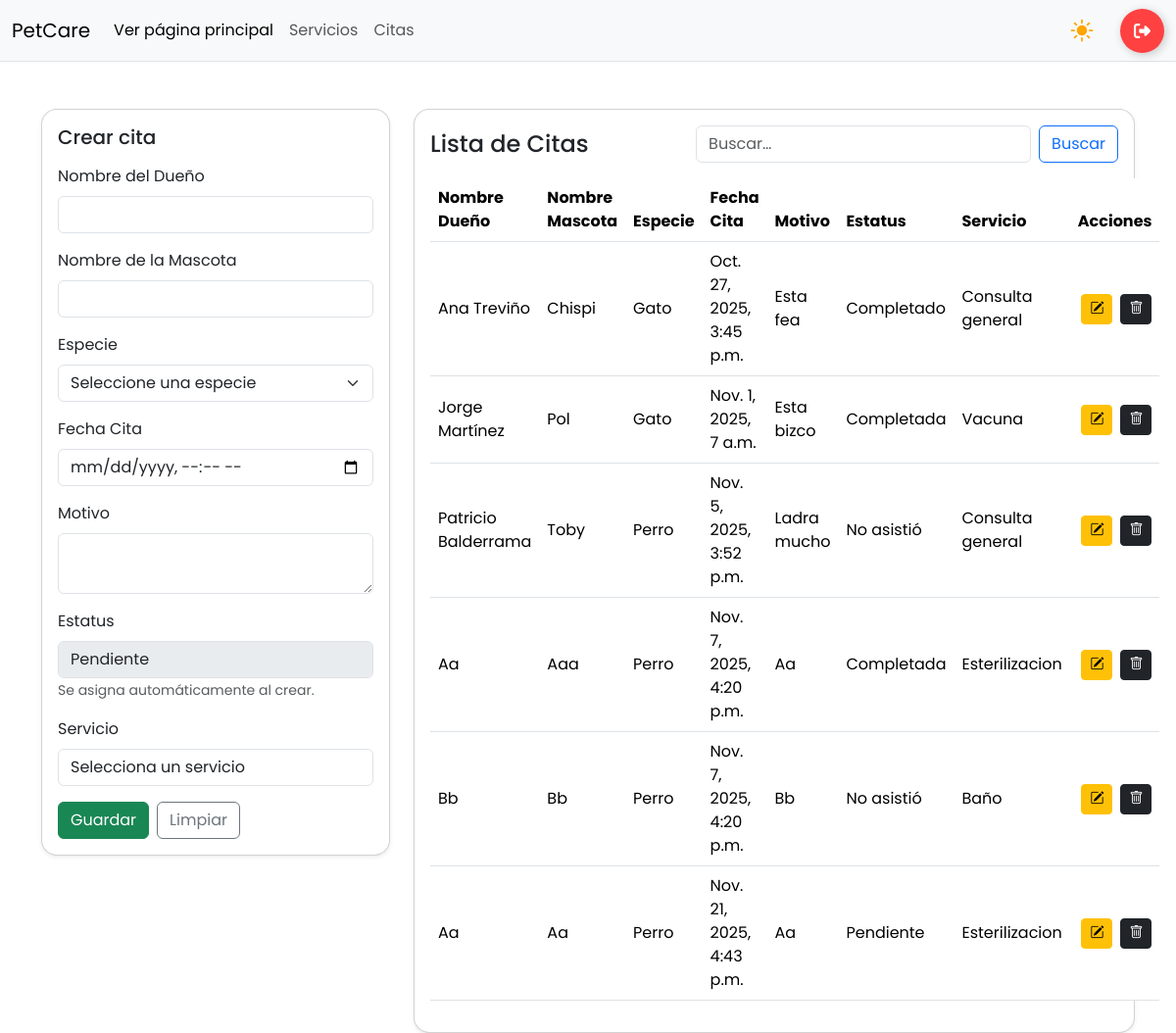
Page /citas/ (signed in) on the earlier database version.
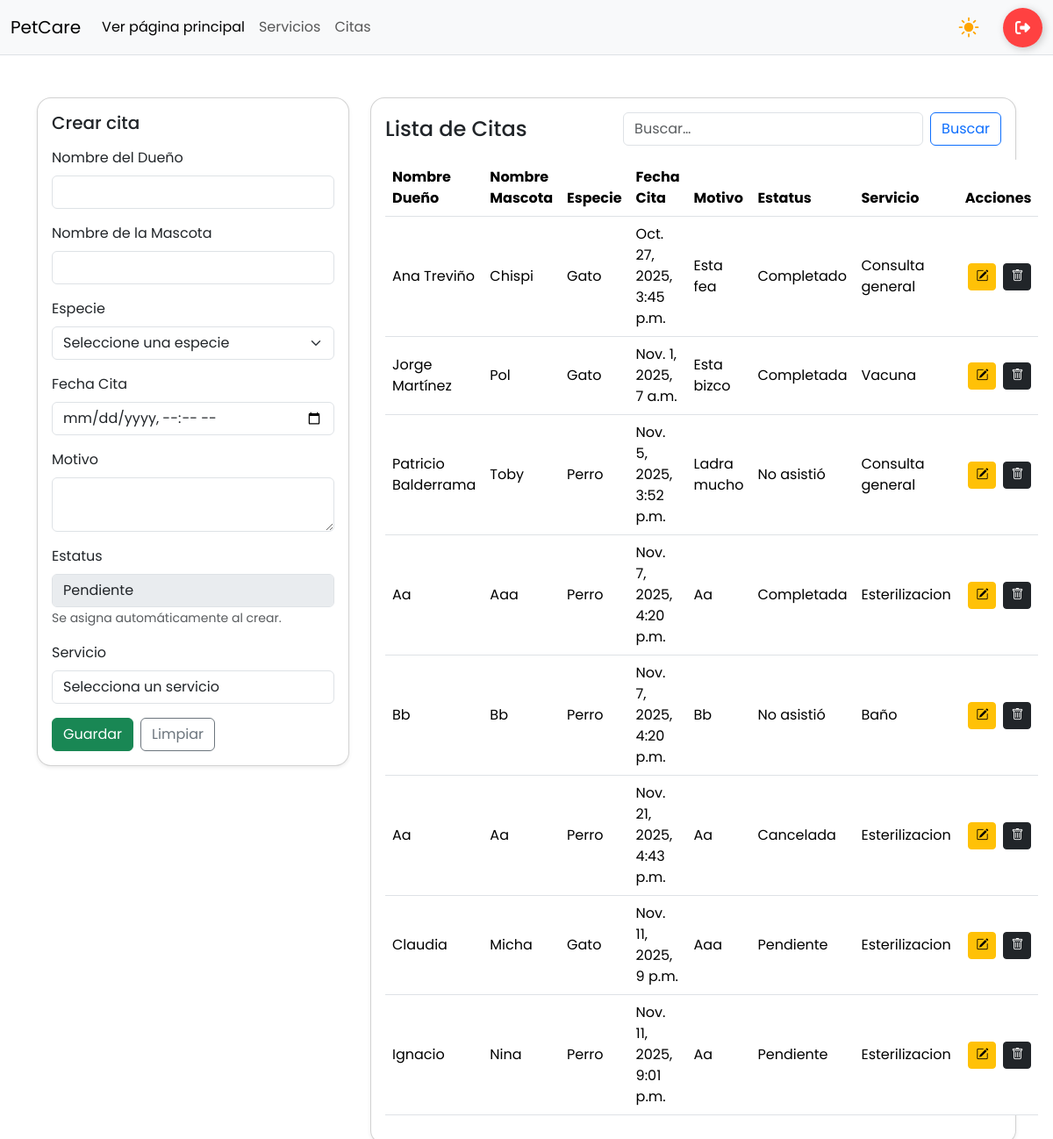
Same page on the later database version.
### app/models.py (models this page shows, shortened)
class CITA_VETERINARIA(models.Model):
    nombre_dueño = models.CharField(max_length=200)
    nombre_mascota = models.CharField(max_length=100)
    especie = models.CharField(max_length=100)
    fecha_cita = models.DateTimeField()
    motivo = models.CharField(max_length=255)
    estatus = models.CharField(max_length=50)
    servicio = models.ForeignKey(SERVICIO, on_delete= models.PROTECT, null=True)

class SERVICIO(models.Model):
    nombre = models.CharField(max_length=100)
    precio = models.DecimalField(max_digits=10, decimal_places=2)
    descripcion = models.TextField(max_length=250, null= True)
    def __str__(self):
        return self.nombre

### app/views.py (the view, shortened to what this page needs)
# urls.py: path('citas/', views.citas_panel, name='citas'),
@login_required
def citas_panel(request, id=None):
    cita = get_object_or_404(CITA_VETERINARIA, pk=id) if id else None
    servicios = SERVICIO.objects.all() # Necesario para traer los servicios al ddl
    citas = CITA_VETERINARIA.objects.all()
    ctx = {
        "citas": citas,
        "cita": cita,
        "editando": bool(cita),
        "servicios": servicios,
        "ahora_str": timezone.localtime().strftime("%Y-%m-%dT%H:%M"),
        "cita_pasada": bool(cita and timezone.localtime(cita.fecha_cita) <= timezone.localtime()),
    }
    return render(request, "citas.html", ctx)

### app/templates/citas.html (shortened to what this page needs)
{% load static %}
<!DOCTYPE html>
<html lang="es">
<head>
    {% include 'referencias.html' %}
    <link rel="stylesheet" href="{% static 'css/panel.css' %}">
</head>
<body>
    {% include 'navbar-panel.html' %}
    <main class="container mt-5">
        <div class="row g-4">
            <div class="col-12 col-lg-4">
                <div class="card shadow-sm rounded-4">
                    <div class="card-body">
                        <h5 class="card-title mb-3">
                            {% if editando %}Editar cita{% else %}Crear cita{% endif %}
                        </h5>
                        <form method="post" autocomplete="off"
                            action="{% if editando %}{% url 'citas_edit' cita.id %}{% else %}{% url 'citas' %}{% endif %}">
                            <div class="mb-3">
                                <label class="form-label">Nombre del Dueño</label>
                                <input type="text" name="nombre_dueño" class="form-control" pattern="^[A-Za-zÁÉÍÓÚáéíóúÑñ\s]+$"
                                    maxlength="200" required value="{{ cita.nombre_dueño|default_if_none:'' }}">
                            </div>
                            <div class="mb-3">
                                <label class="form-label">Nombre de la Mascota</label>
                                <input type="text" name="nombre_mascota" class="form-control" pattern="^[A-Za-zÁÉÍÓÚáéíóúÑñ\s]+$"
                                    maxlength="100" required value="{{ cita.nombre_mascota|default_if_none:'' }}">
                            </div>
                            <div class="mb-3">
                                <label class="form-label">Especie</label>
                                <select name="especie_select" id="especie_select" class="form-select" required>
                                    <option value="">Seleccione una especie</option>
                                </select>
                            </div>
                            <div class="mb-3">
                                <label class="form-label" for="id_fecha_cita">Fecha Cita</label>
                                <input type="datetime-local" name="fecha_cita" class="form-control"
                                    id="id_fecha_cita"
                                    value="{{ cita.fecha_cita|date:'Y-m-d\TH:i'|default_if_none:'' }}"
                                    {% if not editando %}min="{{ ahora_str }}"{% endif %}
                                    {% if editando and cita_pasada %}readonly{% endif %} required>
                            </div>
                            <div class="mb-3">
                                <label class="form-label">Motivo</label>
                                <textarea name="motivo" class="form-control" maxlength="255"
                                    required>{{ cita.motivo|default_if_none:'' }}</textarea>
                            </div>
                            {% if editando %}
                                <div class="mb-3">
                                <label class="form-label">Estatus</label>
                                {% if cita_pasada %}
                                    <select name="estatus" class="form-select" required>
                                        <option value="Completada" {% if cita.estatus == "Completada" %}selected{% endif %}>Completada</option>
                                        <option value="No asistió" {% if cita.estatus == "No asistió" %}selected{% endif %}>No asistió</option>
                                        <option value="Cancelada" {% if cita.estatus == "Cancelada" %}selected{% endif %}>Cancelada</option>
                                    </select>
                                    <small class="text-muted">La fecha de la cita ya pasó. Solo puedes marcar Completada, No asistió o Cancelada.</small>
                                {% else %}
                                    <select name="estatus" class="form-select" required>
                                        <option value="Pendiente" {% if cita.estatus == "Pendiente" %}selected{% endif %}>Pendiente</option>
                                        <option value="Cancelada" {% if cita.estatus == "Cancelada" %}selected{% endif %}>Cancelada</option>
                                    </select>
                                    <small class="text-muted">Antes de la fecha: solo puedes alternar entre Pendiente y Cancelada.</small>
                                {% endif %}
                                </div>
                                {% else %}
                                <div class="mb-3">
                                    <label class="form-label">Estatus</label>
                                    <input type="text" class="form-control" value="Pendiente" disabled>
                                    <small class="text-muted">Se asigna automáticamente al crear.</small>
                                </div>
                            {% endif %}
                            <div class="mb-3">
                                <label for="servicio" class="form-label">Servicio</label>
                                <select name="servicio" id="servicio" class="form-control">
                                    <option value="">Selecciona un servicio</option>
                                </select>
                            </div>
                            <div class="d-flex gap-2">
                                <button type="submit" class="btn btn-success">
                                    {% if editando %}Actualizar{% else %}Guardar{% endif %}
                                </button>
                                {% if editando %}
                                <a href="{% url 'citas' %}" class="btn btn-secondary">Cancelar</a>
                                {% else %}
                                <button type="reset" class="btn btn-outline-secondary">Limpiar</button>
                                {% endif %}
                            </div>
                        </form>
                    </div>
                </div>
            </div>
            <div class="col-12 col-lg-8">
                <div class="card shadow-sm rounded-4">
                    <div class="card-body">
                        <div class="d-flex justify-content-between align-items-center mb-3">
                            <h4 class="m-0">Lista de Citas</h4>
                            <form class="d-flex" method="get" action="{% url 'citas' %}">
                                <input class="form-control me-2" type="search" placeholder="Buscar…" name="q"
                                    value="{{ q }}">
                                <button class="btn btn-outline-primary" type="submit">Buscar</button>
                            </form>
                        </div>
                        <table class="table table-hover align-middle">
                            <thead>
                                <tr>
                                    <th>Nombre Dueño</th>
                                    <th>Nombre Mascota</th>
                                    <th>Especie</th>
                                    <th>Fecha Cita</th>
                                    <th>Motivo</th>
                                    <th>Estatus</th>
                                    <th>Servicio</th>
                                    <th class="text-end">Acciones</th>
                                </tr>
                            </thead>
                            <tbody>
                                {% for cita in citas %}
                                <tr>
                                    <td>{{ cita.nombre_dueño }}</td>
                                    <td>{{ cita.nombre_mascota }}</td>
                                    <td>{{ cita.especie }}</td>
                                    <td>{{ cita.fecha_cita }}</td>
                                    <td>{{ cita.motivo }}</td>
                                    <td>{{ cita.estatus }}</td>
                                    <td>{{ cita.servicio }}</td>
                                    <td class="text-end">
                                        <div class="d-inline-flex gap-2">
                                            <a class="btn btn-warning btn-sm" href="{% url 'citas_edit' cita.id %}">
                                                <i class="bi bi-pencil-square"></i>
                                            </a>
                                            <a class="btn btn-dark btn-sm" href="{% url 'citas_eliminar' cita.id %}"
                                                onclick="return confirm('¿Eliminar este cita?')">
                                                <i class="bi bi-trash"></i>
                                            </a>
                                        </div>
                                    </td>
                                </tr>
                                {% empty %}
                                <tr>
                                    <td colspan="8" class="text-center text-muted">Sin información disponible</td>
                                </tr>
                                {% endfor %}
                            </tbody>
                        </table>
                    </div>
                </div>
            </div>
        </div>
    </main>
    <body>
        {% include 'alertas.html' %}
    </body>
</body>
</html>

### app/templates/referencias.html (shortened to what this page needs)
{% load static %}
<!DOCTYPE html>
<html lang="en">
<head>
    <link href="https://cdn.jsdelivr.net/npm/bootstrap@5.3.8/dist/css/bootstrap.min.css" rel="stylesheet"
>
    <link rel="stylesheet" href="https://cdn.jsdelivr.net/npm/bootstrap-icons@1.11.3/font/bootstrap-icons.css">
</head>
<body>
</body>
</html>

### app/templates/navbar-panel.html (shortened to what this page needs)
{% load static %}
<!DOCTYPE html>
<html lang="en">
<head>
    <link rel="stylesheet" href="{% static 'css/panel.css' %}">
    {% include 'referencias.html' %}
</head>
<body data-bs-theme="dark">
    <nav class="navbar navbar-expand-lg bg-dark border-bottom border-body">
        <div class="container-fluid">
            <a class="navbar-brand" href="#">PetCare</a>
            <div class="collapse navbar-collapse" id="navbarNav">
                <ul class="navbar-nav">
                    <li class="nav-item">
                        <a class="nav-link active" aria-current="page" href="{% url 'index' %}">Ver página
                            principal</a>
                    </li>
                    <li class="nav-item"><a class="nav-link" href="{% url 'servicios' %}">Servicios</a></li>
                    <li class="nav-item"><a class="nav-link" href="{% url 'citas' %}">Citas</a></li>
                </ul>
                <div class="ms-auto d-flex align-items-center gap-3">
                    <label for="theme-switch" class="toggle" title="Cambiar tema">
                        <div class="icon icon--sun">
                        </div>
                    </label>
                    <form method="post" action="">
                        <button type="submit" class="btn-logout" aria-label="Cerrar sesión" title="Cerrar sesión">
                            <div class="sign">
                            </div>
                        </button>
                    </form>
                </div>
            </div>
        </div>
    </nav>
</body>
</html>

### app/templates/alertas.html (shortened to what this page needs)
<!DOCTYPE html>
<html lang="en">
<head>
</head>
<body>
    <div class="position-fixed top-0 start-50 translate-middle-x p-3" style="z-index:1080;">
    </div>
</body>
</html>

### app/static/css/panel.css (style rules this page uses)
:root { color-scheme: light dark; }
body { font-family: "Poppins", sans-serif !important; }
.btn-logout { display: flex; align-items: center; justify-content: flex-start; width: 45px; height: 45px; border: none; border-radius: 50%; cursor: pointer; position: relative; overflow: hidden; transition: 0.3s; box-shadow: 2px 2px 10px rgba(0, 0, 0, 0.2); background-color: rgb(255, 65, 65); }
.sign { width: 100%; transition: 0.3s; display: flex; align-items: center; justify-content: center; }
.sign svg { width: 17px; }
.toggle { width: 46px; height: 46px; border-radius: 50%; display: grid; place-items: center; cursor: pointer; line-height: 1; }
.icon { grid-column: 1/1; grid-row: 1/1; transition: transform 500ms; line-height: 0.1; }
.icon--sun { transform: scale(0); color: #ffa500; }
#theme-switch:checked ~ .icon--sun { transition-delay: 200ms; transform: scale(1) rotate(360deg); }

Differences in the rows shown:
changed CITA_VETERINARIA: estatus "Pendiente" → "Cancelada"
added CITA_VETERINARIA: nombre_dueño "Claudia", nombre_mascota "Micha", especie "Gato", fecha_cita "Nov. 11, 2025, 9 p.m.", motivo "Aaa", estatus "Pendiente", servicio "Esterilizacion"
added CITA_VETERINARIA: nombre_dueño "Ignacio", nombre_mascota "Nina", especie "Perro", fecha_cita "Nov. 11, 2025, 9:01 p.m.", motivo "Aa", estatus "Pendiente", servicio "Esterilizacion"
